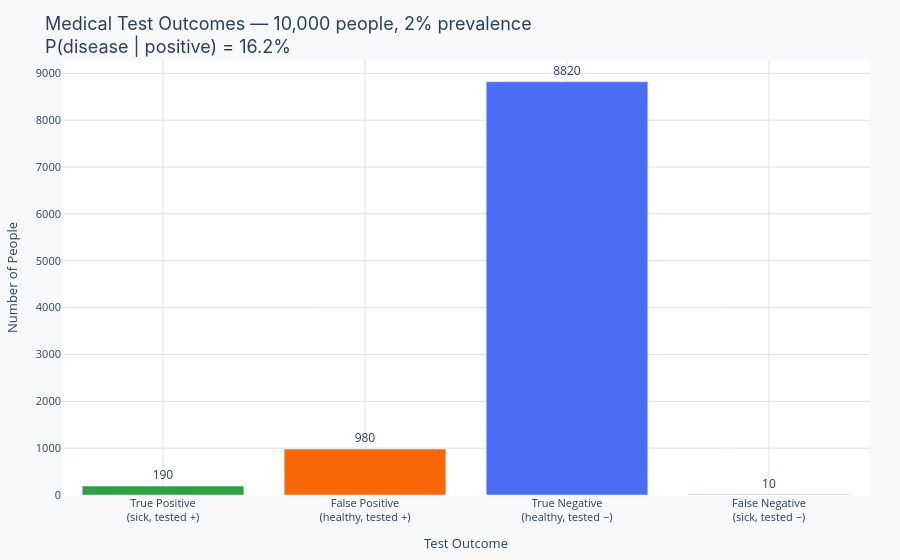

Notebook code cell kept with this figure:
### Markdown cell above
---
## Real-world example: Medical test results

Medical testing is where conditional probability moves from abstract to life-or-death. A positive test result doesn't mean you have the disease, it means the probability of having it *given a positive test* has changed.

The chart below shows hypothetical test outcomes for a population of 10,000 people where the disease prevalence is 2%. Notice:

- **Notice:** Most positive tests come from healthy people (false positives), because healthy people vastly outnumber sick ones, even a small false-positive rate produces many false alarms
- **Notice:** The "true positive" bar (sick and tested positive) is smaller than the "false positive" bar, this is a direct consequence of low base rate P(disease)
- **Notice:** P(disease | positive test) is much lower than the test's advertised 95% sensitivity, because sensitivity and the probability you care about are two different conditional probabilities

> **Discussion question:** If the disease prevalence doubled to 4%, how would the ratio of true positives to false positives change? Would P(disease | positive) go up or down?

### Code cell
# ── Realistic medical testing scenario ─────────────────────────────────────────
# Parameters based on typical screening test literature
population  = 10_000
prevalence  = 0.02          # 2% of population has the disease
sensitivity = 0.95          # P(positive | disease)  — true positive rate
specificity = 0.90          # P(negative | no disease) — true negative rate

n_sick    = int(population * prevalence)
n_healthy = population - n_sick

true_pos  = round(n_sick * sensitivity)
false_neg = n_sick - true_pos
false_pos = round(n_healthy * (1 - specificity))
true_neg  = n_healthy - false_pos

p_disease_given_pos = true_pos / (true_pos + false_pos)

categories = ["True Positive<br>(sick, tested +)", "False Positive<br>(healthy, tested +)",
              "True Negative<br>(healthy, tested −)", "False Negative<br>(sick, tested −)"]
counts     = [true_pos, false_pos, true_neg, false_neg]
colors     = [PALETTE["accent"], PALETTE["secondary"], PALETTE["primary"], PALETTE["muted"]]

fig = go.Figure(go.Bar(
    x=categories, y=counts,
    marker_color=colors,
    text=counts, textposition="outside",
))
layout = base_layout(
    title=f"Medical Test Outcomes — 10,000 people, 2% prevalence<br>"
          f"P(disease | positive) = {p_disease_given_pos:.1%}",
    xaxis_title="Test Outcome",
    yaxis_title="Number of People",
)
fig.update_layout(layout)
fig.show()

### Figure 1 — Plotly figure (JSON) as saved in the notebook; plotly's stock layout.template omitted (floating-point values rounded to 4 significant figures)
{"data": [{"marker": {"color": ["#2F9E44", "#F76707", "#4C6EF5", "#868E96"]}, "text": ["190", "980", "8820", "10"], "textposition": "outside", "type": "bar", "x": ["True Positive<br>(sick, tested +)", "False Positive<br>(healthy, tested +)", "True Negative<br>(healthy, tested −)", "False Negative<br>(sick, tested −)"], "y": [190, 980, 8820, 10]}], "layout": {"legend": {"font": {"size": 12}}, "margin": {"b": 60, "l": 60, "r": 30, "t": 60}, "paper_bgcolor": "#F8F9FA", "plot_bgcolor": "#FFFFFF", "title": {"font": {"family": "Inter, Arial, sans-serif", "size": 18}, "text": "Medical Test Outcomes — 10,000 people, 2% prevalence<br>P(disease | positive) = 16.2%"}, "xaxis": {"gridcolor": "#DEE2E6", "tickfont": {"size": 11}, "title": {"font": {"size": 13}, "text": "Test Outcome"}}, "yaxis": {"gridcolor": "#DEE2E6", "tickfont": {"size": 11}, "title": {"font": {"size": 13}, "text": "Number of People"}}}}
